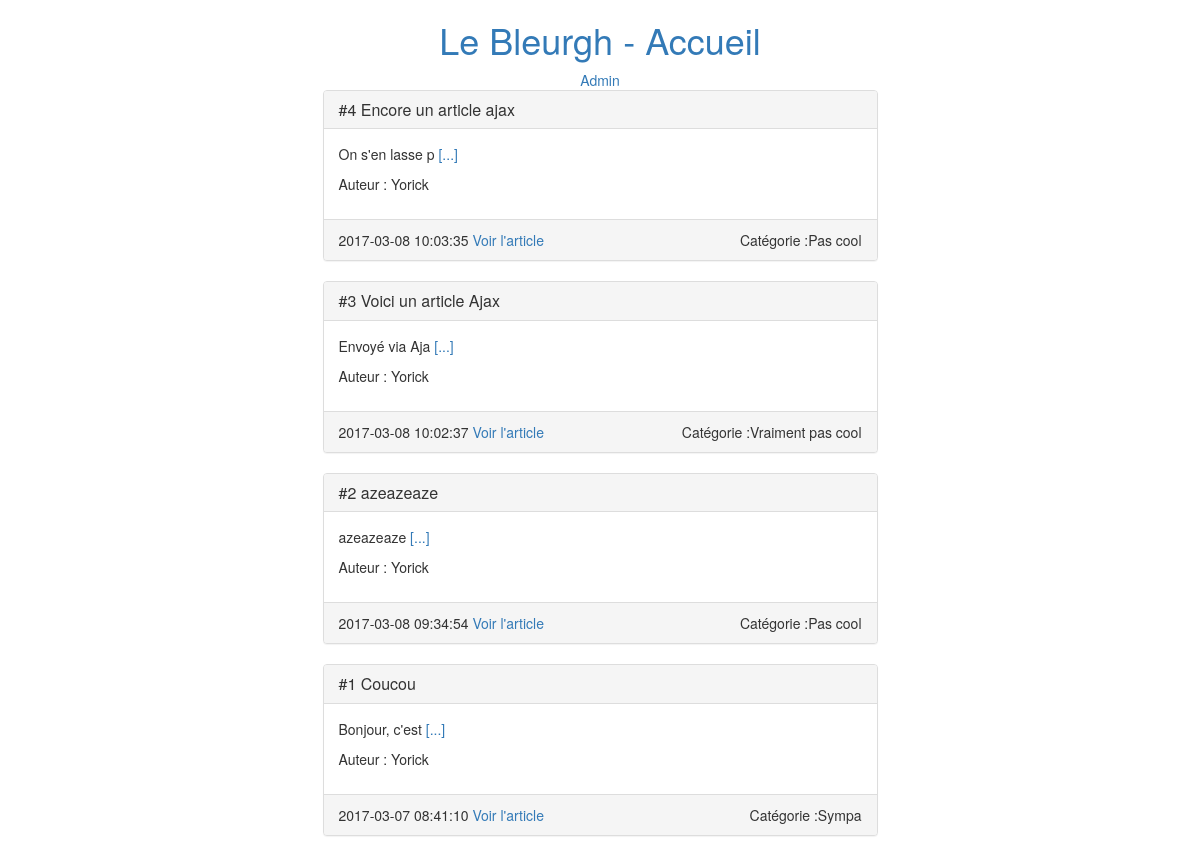
The app's page /blog_phtml/index.php with its own data.
### tables this page shows
CREATE TABLE `articles` (
  `id` int(3) NOT NULL,
  `titre` varchar(255) NOT NULL,
  `contenu` text NOT NULL,
  `dob` timestamp NOT NULL DEFAULT CURRENT_TIMESTAMP,
  `id_categorie` int(3) NOT NULL,
  `id_auteur` int(3) NOT NULL
);

CREATE TABLE `auteur` (
  `id` int(3) NOT NULL,
  `nom` varchar(255) NOT NULL
);

CREATE TABLE `categories` (
  `id` int(3) NOT NULL,
  `categorie` varchar(255) NOT NULL
);

### blog_phtml/index.php (called while the page is built, shortened)
<?php
include 'connexion-bdd.php';
$req = $bdd->query('SELECT a.id, a.titre, a.contenu, a.dob, c.categorie, au.nom
   FROM categories AS c
   INNER JOIN articles AS a
   ON c.id = a.id_categorie
   INNER JOIN auteur AS au
   ON au.id = a.id_auteur
   ORDER BY dob
   DESC LIMIT 0, 5');
include 'layout.phtml';

### blog_phtml/index.phtml (the view, shortened to what this page needs)
<?php while($donnees = $req->fetch()):?>
<div class="container">
  <div class="row">
    <div class=" col-md-6 col-md-push-3">
    <div class="panel panel-default">
      <div class="panel-heading panel-primary">
        <h3 class="panel-title"><?= '#' . $donnees['id'] . ' ' . htmlspecialchars($donnees['titre']);?></h3>
      </div>
      <div class="panel-body">
        <p><?= htmlspecialchars(substr($donnees['contenu'], 0, 15));?>   <a href="article.php?id=<?= $donnees['id']?>">[...]</a></p>
        <p>Auteur : <?= htmlspecialchars($donnees['nom']); ?></p>
      </div>
      <div class="panel-footer">
        <span><?= htmlspecialchars($donnees['dob']);?></span>
        <a href="article.php?id=<?= $donnees['id']?>">Voir l'article</a>
        <span class="pull-right">Catégorie :<?= htmlspecialchars($donnees['categorie']);?></span>
      </div>
    </div>
    </div>
  </div>
</div>
<?php endwhile;
?>

### records on screen
articles: id "4", titre "Encore un article ajax", contenu "On s'en lasse p", id_auteur.nom "Yorick", dob "2017-03-08 10:03:35", id_categorie.categorie "Pas cool"
articles: id "3", titre "Voici un article Ajax", contenu "Envoyé via Aja", id_auteur.nom "Yorick", dob "2017-03-08 10:02:37", id_categorie.categorie "Vraiment pas cool"
articles: id "2", titre "azeazeaze", contenu "azeazeaze", id_auteur.nom "Yorick", dob "2017-03-08 09:34:54", id_categorie.categorie "Pas cool"
articles: id "1", titre "Coucou", contenu "Bonjour, c'est", id_auteur.nom "Yorick", dob "2017-03-07 08:41:10", id_categorie.categorie "Sympa"

### other values on screen
$title "Accueil"
